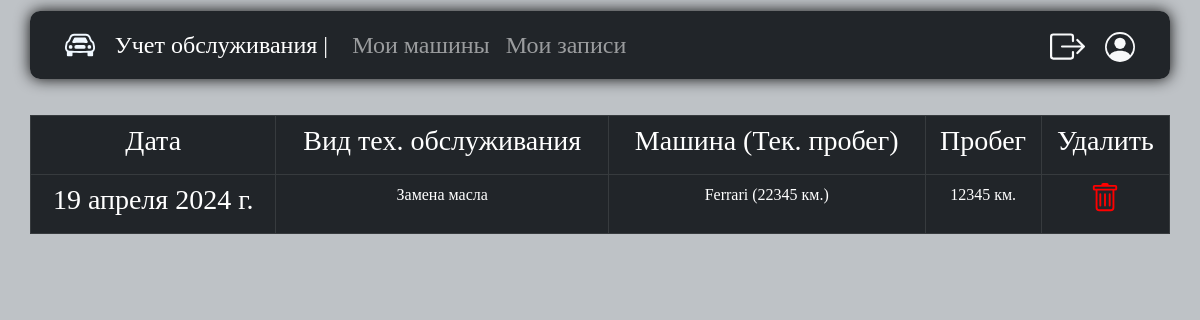
Screenshot of /my_records/ (signed in) with the database file from the repository.
### main/models.py (models this page shows, shortened)
class RecordMaintenance(models.Model):
    record_user = models.ForeignKey(User, on_delete=models.CASCADE, null=True)
    record_maintenance_type = models.ForeignKey(TypeMaintenance, on_delete=models.CASCADE, null=True)
    record_maintenance_date = models.DateField('Дата технического обслуживания')
    record_car = models.ForeignKey(Car, on_delete=models.CASCADE, null=True)
    record_car_mileage = models.IntegerField('Пробег автомобиля на данный момент', max_length=7, default=0)
    class Meta:
        verbose_name = 'Запись технического обслуживания'
        verbose_name_plural = 'Записи технического обслуживания'

class TypeMaintenance(models.Model):
    maintenance_name = models.CharField('Название технического обслуживания', max_length=200)
    maintenance_mileage = models.IntegerField('Рекомендованная периодичность (пробег)', max_length=7, default=0)
    def __str__(self):
        return f'{self.maintenance_name}'
    class Meta:
        verbose_name = 'Вид технического обслуживания'
        verbose_name_plural = 'Виды технического обслуживания'

class Car(models.Model):
    car_image = models.ImageField('Изображение', upload_to='car_img/', null=True, blank=True)
    car_name = models.CharField('Название', max_length=100)
    car_color = models.CharField('Цвет', max_length=100)
    car_mileage = models.IntegerField('Текущий пробег', max_length=7, default=0)
    car_user = models.ForeignKey(User, on_delete=models.CASCADE, null=True)
    class Meta:
        verbose_name = 'Автомобиль'
        verbose_name_plural = 'Автомобили'

### main/views.py (the view)
# urls.py: path("my_records/", my_records, name="my_records"),
def my_records(request):
    user = request.user
    user_records = RecordMaintenance.objects.filter(record_user=user).order_by('-record_maintenance_date')
    context = {'user': user, 'user_records': user_records}
    return render(request, 'main/my_records.html', context)

### main/templates/main/my_records.html (shortened to what this page needs)
{% extends 'main/base.html' %}
{% block main_info_bl %}
<div class="center_block text-center">
    <div class="myrecords_block">
        {% if user.is_authenticated %}
        <table class="table table-bordered table-dark">
            <thead>
            <tr>
                <th scope="col"><h3>Дата</h3></th>
                <th scope="col"><h3>Вид тех. обслуживания</h3></th>
                <th scope="col"><h3>Машина (Тек. пробег)</h3></th>
                <th scope="col"><h3>Пробег</h3></th>
                <th scope="col"><h3>Удалить</h3></th>
            </tr>
            </thead>
            <tbody>
            {% for record in user_records %}
            <tr>
                <th scope="row"><h3>{{ record.record_maintenance_date }}</h3></th>
                <td>{{ record.record_maintenance_type }}</td>
                <td>{{ record.record_car.car_name }} ({{record.record_car.car_mileage}} км.)</td>
                <td>{{ record.record_car_mileage }} км.</td>
                <td><a href="{% url 'delrecord' record.id %}" style="color: red;">
                </a></td>
            </tr>
            {% endfor %}
            </tbody>
        </table>
        {% endif %}
    </div>
</div>
{% endblock %}

### main/static/main/css/main.css (style rules this page uses)
* { font-family: consolas; }
body { background: #bec2c6; color: AliceBlue; }
.myrecords_block { margin: auto; margin-top: 3%; width: 95%; }

### rows the page displays
RecordMaintenance: record_maintenance_date "19 апреля 2024 г.", record_maintenance_type "Замена масла", record_car.car_name "Ferrari", record_car.car_mileage "22345", record_car_mileage "12345"
